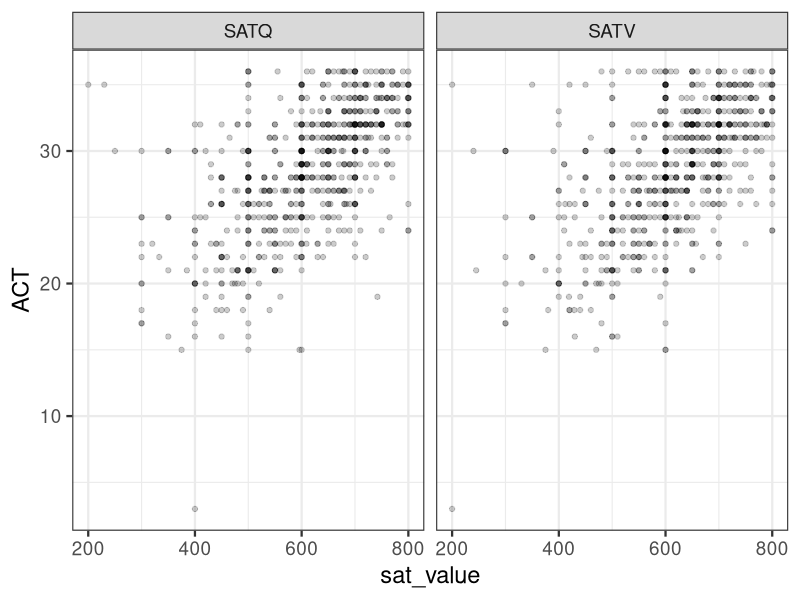
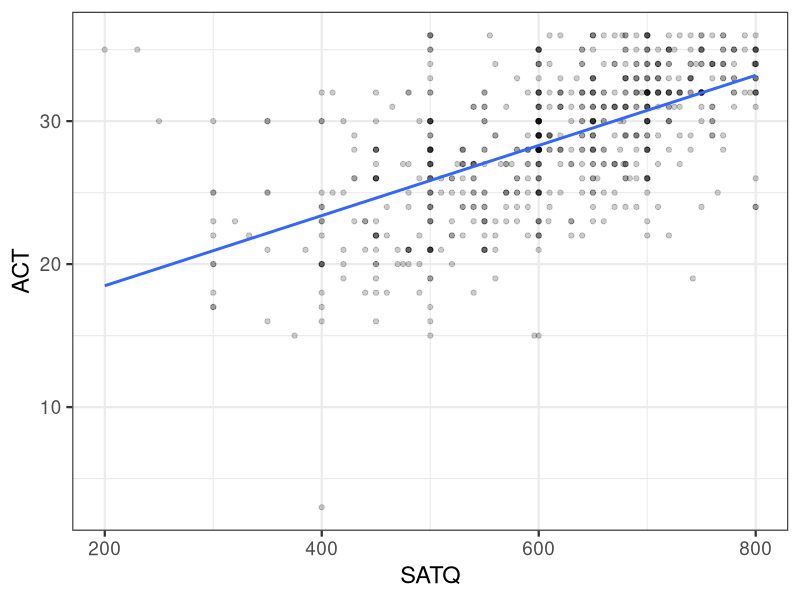
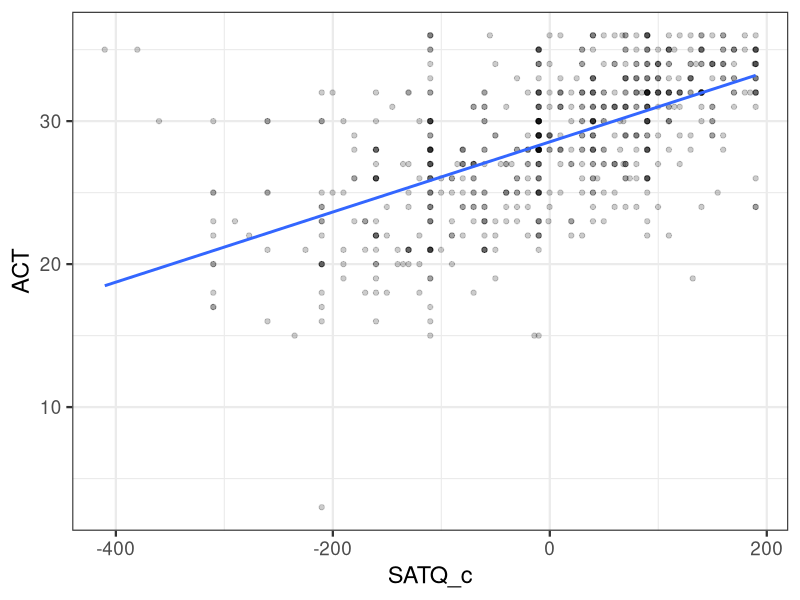
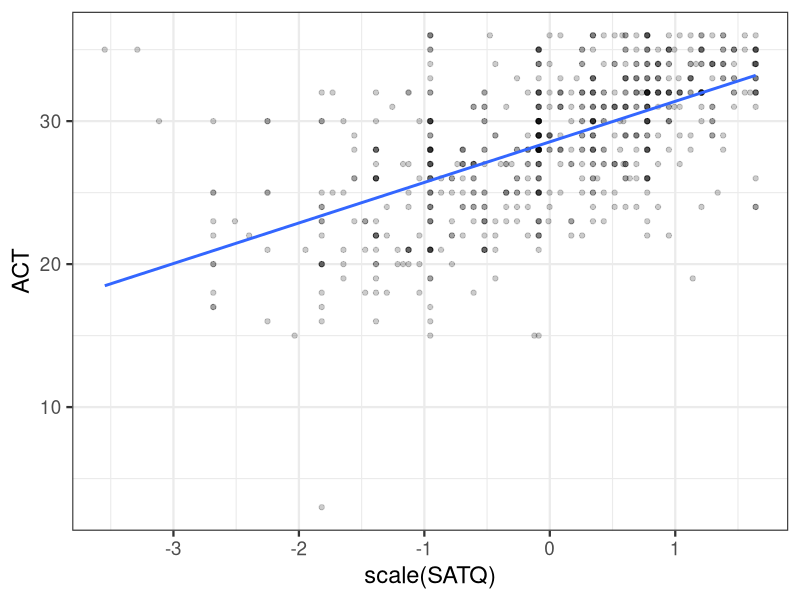
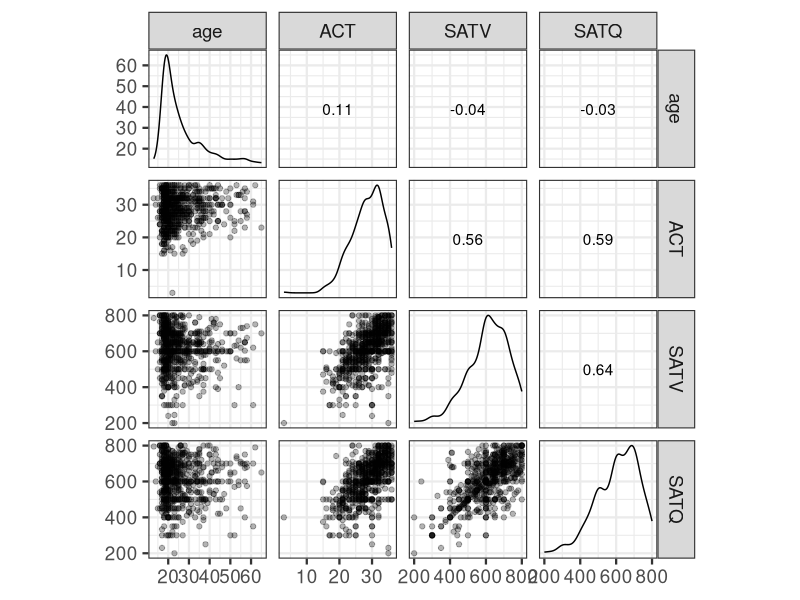
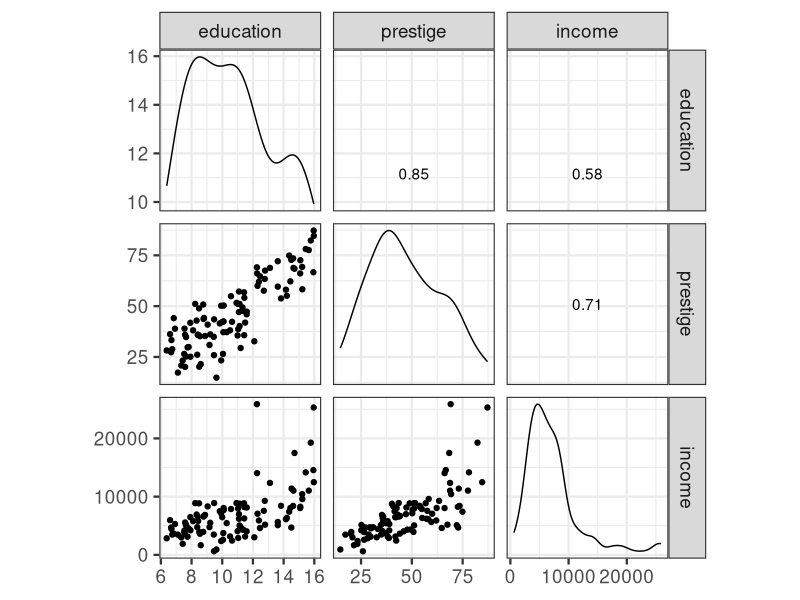
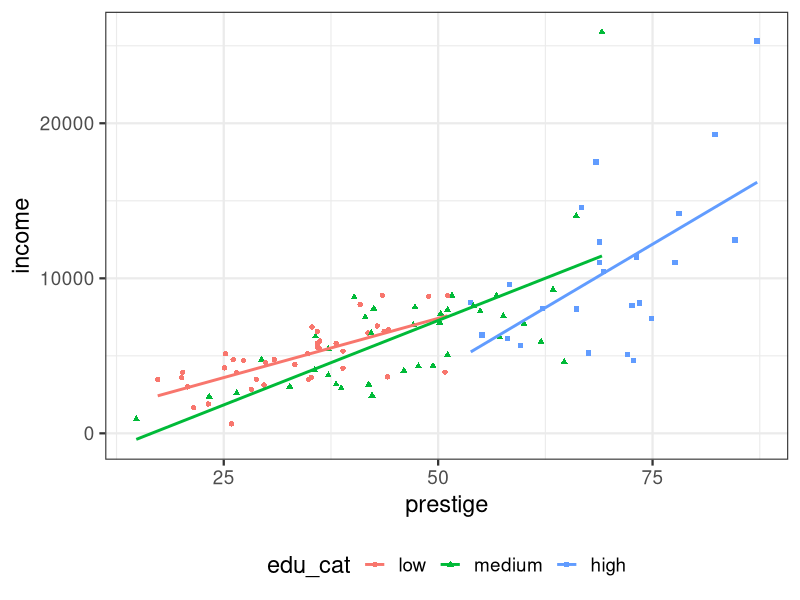
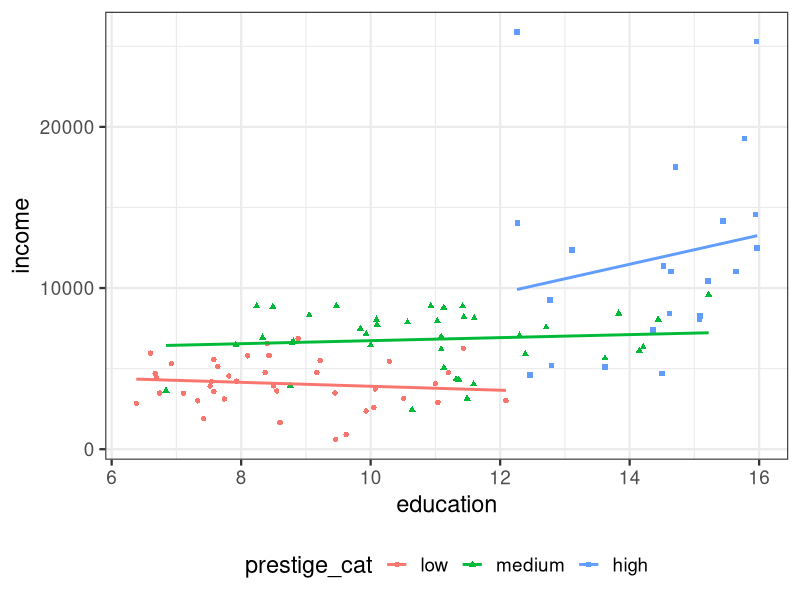

These figures' R source, in order: (Note: this script raises an error after producing the figures.)
## ---- chunk 1
options(htmltools.dir.version = FALSE)
# see: https://github.com/yihui/xaringan
# install.packages("xaringan")
# see: 
# https://github.com/yihui/xaringan/wiki
# https://github.com/gnab/remark/wiki/Markdown
options(width=110)
options(digits = 4)
## ---- chunk 2
require(psych)
data(sat.act)
sat.act$gender <- factor(sat.act$gender, 1:2, labels = c("male", "female"))
sat.act$education <- factor(sat.act$education)
summary(sat.act) # alternatively: psych::describe(sat.act)
sat.act <- na.omit(sat.act)
## ---- chunk 3
library("tidyverse")
theme_set(theme_bw(base_size = 17))
sat2 <- sat.act %>% 
  gather(key = "sat_type", value = "sat_value", SATV, SATQ)
ggplot(sat2, aes(x = sat_value, y = ACT)) +
  geom_point(alpha = 0.2) +
  facet_wrap(~ sat_type)
## ---- chunk 4
m1 <- lm(ACT ~ SATQ, sat.act)
summary(m1)
## ---- chunk 5
coef(m1)
## ---- chunk 6
ggplot(sat.act, 
       aes(x = SATQ, y = ACT)) +
  geom_point(alpha = 0.2) +
  geom_smooth(method = "lm", 
              se = FALSE)
## ---- chunk 7
sat.act$SATQ_c <- sat.act$SATQ - mean(sat.act$SATQ)
sat.act$SATV_c <- sat.act$SATV - mean(sat.act$SATV)
m2 <- lm(ACT ~ SATQ_c, sat.act)
summary(m2)
## ---- chunk 8
coef(m2)
## ---- chunk 9
ggplot(sat.act, 
       aes(x = SATQ_c, y = ACT)) +
  geom_point(alpha = 0.2) +
  geom_smooth(method = "lm", 
              se = FALSE)
## ---- chunk 10
m2b <- lm(ACT ~ scale(SATQ), sat.act)
summary(m2b)
## ---- chunk 11
coef(m2b)
## ---- chunk 12
ggplot(sat.act, 
       aes(x = scale(SATQ), 
           y = ACT)) +
  geom_point(alpha = 0.2) +
  geom_smooth(method = "lm", 
              se = FALSE)
## ---- chunk 13
GGally::ggscatmat(sat.act[, 3:6], alpha = 0.3)
## ---- chunk 14
m3 <- lm(ACT ~ SATQ_c + SATV_c, sat.act)
summary(m3)
## ---- chunk 15
## Full Model
summary(m3)$coefficients %>% zapsmall(6)
## ---- chunk 16
## SATQ
m3_q <- lm(SATQ_c ~ SATV_c, sat.act)
sat.act$resid_q <- residuals(m3_q)
summary(lm(ACT ~ 0 + resid_q, sat.act))$coefficients 
## ---- chunk 17
## SATV
m3_v <- lm(SATV_c ~ SATQ_c, sat.act)
sat.act$resid_v <- residuals(m3_v)
summary(lm(ACT ~ 0 + resid_v, sat.act))$coefficients 
## ---- chunk 18
data("Prestige", package = "carData")
glimpse(Prestige, width = 50)
## ---- chunk 19
GGally::ggscatmat(Prestige, 
                  columns = c(1, 4, 2))
## ---- chunk 20
mp_1 <- lm(income ~ education + prestige, Prestige)
summary(mp_1)
## ---- chunk 21
mp_1b <- lm(income ~ scale(education) + scale(prestige), Prestige)
summary(mp_1b)
## ---- chunk 22
mp_3 <- lm(income ~ scale(education)*scale(prestige), Prestige)
summary(mp_3)
## ---- chunk 23
library("emmeans")
get_z_positions <- function(x, at = c(-1, 0, 1), round = 2) {
  return(round(mean(x) + at*sd(x), round))
}
pres_t <- emtrends(mp_3, specs = "education", var = "prestige", 
                   at = list(education = get_z_positions(Prestige$education))) %>% summary
## ---- chunk 24
pres_t
pres_t$prestige.trend * sd(Prestige$prestige)
## ---- chunk 25
summary(mp_3)$coefficients %>% zapsmall
## ---- chunk 26
edu_t <- emtrends(mp_3, specs = "prestige", var = "education", 
                  at = list(prestige = get_z_positions(Prestige$prestige)))  %>% summary

edu_t
## ---- chunk 27
edu_t$education.trend * 
  sd(Prestige$education)
## ---- chunk 28
summary(mp_3)$coefficients %>% zapsmall
## ---- chunk 29
Prestige <- Prestige %>% 
  mutate(edu_cat = cut(education, 3, labels = c("low", "medium", "high")),
         prestige_cat = cut(prestige, 3, labels = c("low", "medium", "high"))
         )
## ---- chunk 30
ggplot(Prestige, aes(x = prestige, y = income, 
                     color = edu_cat, shape = edu_cat)) +
  geom_point() +
  geom_smooth(method = "lm", se = FALSE) +
  theme(legend.position = "bottom")
## ---- chunk 31
ggplot(Prestige, aes(x = education, y = income, 
                     color = prestige_cat, shape = prestige_cat)) +
  geom_point() +
  geom_smooth(method = "lm", se = FALSE) +
  theme(legend.position = "bottom")
## ---- chunk 32
coef(lm(ACT ~ SATQ_c + SATV_c, sat.act))   # a
coef(lm(ACT ~ SATQ_c : SATV_c, sat.act))   # b
coef(lm(ACT ~ 0 + SATQ_c:SATV_c, sat.act)) # c
## ---- chunk 33
coef(lm(ACT ~ SATQ_c*SATV_c, sat.act))     # d
coef(lm(ACT ~ 0+SATQ_c*SATV_c, sat.act))   # e
## ---- chunk 34
str(sat.act) ## alternatively tibble::glimpse(sat.act)
## ---- chunk 35
m3 <- lm(ACT ~ gender, sat.act)
summary(m3)
## ---- chunk 36
op <- options(width = 40)
require(dplyr)
## ---- chunk 37
mean(sat.act$ACT)
sat.act %>% group_by(gender) %>%
  summarise(m = mean(ACT))
## ---- chunk 38
sat.act %>% group_by(gender) %>%
  summarise(m = mean(ACT)) %>%
  {.$m[2] - .$m[1]}
## ---- chunk 39
options(op)
## ---- chunk 40
model.matrix(ACT ~ gender, sat.act[1:5,])
## ---- chunk 41
model.matrix(ACT ~ gender, sat.act[1:5,])
## ---- chunk 42
afex::set_sum_contrasts()
## ---- chunk 43
model.matrix(ACT ~ gender, sat.act[1:5,])
## ---- chunk 44
m4 <- lm(ACT ~ gender, sat.act)
summary(m4)
## ---- chunk 45
op <- options(width = 40)
## ---- chunk 46
mean(sat.act$ACT)
sat.act %>% group_by(gender) %>%
  summarise(m = mean(ACT))
sat.act %>% group_by(gender) %>%
  summarise(m = mean(ACT)) %>% 
  summarise(mean(m))

## ---- chunk 47
options(op)
## ---- chunk 48
afex::set_default_contrasts() # or set_treatment_contrasts()
## ---- chunk 49
op <- options(width = 70)
## ---- chunk 50
m5 <- lm(ACT ~ gender*education, sat.act)
coef(m5)
## ---- chunk 51
sat.act %>% 
  group_by(gender,education) %>%
  summarise(mean(ACT))
## ---- chunk 52
options(op)
## ---- chunk 53
afex::set_sum_contrasts() # or set_effects_contrasts() or set_deviation_contrasts()
## ---- chunk 54
op <- options(width = 70)
## ---- chunk 55
m6 <- lm(ACT ~ gender*education, sat.act)
coef(m6)
## ---- chunk 56
sat.act %>% 
  group_by(gender,education) %>%
  summarise(m = mean(ACT)) %>% 
  ungroup() %>% 
  summarise(mean(m))
## ---- chunk 57
options(op)
## ---- chunk 58
levels(sat.act$gender)
levels(sat.act$education)
## ---- chunk 59
coef(lm(ACT ~ gender, sat.act))                  # a: 2
coef(lm(ACT ~ 0+gender, sat.act))                # b: 2
coef(lm(ACT ~ gender+education, sat.act))        # c: 7
coef(lm(ACT ~ 0+gender+education, sat.act))      # d: 7
## ---- chunk 60
coef(lm(ACT ~ gender:education, sat.act))        # e: 13
coef(lm(ACT ~ 0+gender:education, sat.act))      # f: 12
## ---- chunk 61
op <- options(width = 70)
## ---- chunk 62
afex::set_sum_contrasts()
m6 <- lm(ACT ~ gender*education, sat.act)
summary(m6)
## ---- chunk 63
sat.act %>% 
  group_by(gender, education) %>%
  summarise(m = mean(ACT)) %>% 
  ungroup() %>% 
  summarise(mean(m))
## ---- chunk 64
options(op)
## ---- chunk 65
require(car) # Companion to Applied Regression (Fox & Weisberg, 2011)
Anova(m6, type = 3)
## ---- chunk 66
library("emmeans")    
(emms <- emmeans(m6, ~education))
## ---- chunk 67
pairs(emms, adjust='holm')
## ---- chunk 68
library("emmeans")  
(emms <- emmeans(m6, "education")) 
## ---- chunk 69
cs <- list(
  "12-45" = c(0, -0.5, -0.5, 0, 0.5, 0.5),
  "0-3" = c(-1, 0, 0, 1, 0, 0),
  "all-last" = c(-rep(0.2, 5), 1)
)
contrast(emms, cs, adjust = "holm")
## ---- chunk 70
library("afex")
sat.act$id <- factor(1:nrow(sat.act))
(a1 <- aov_car(ACT ~ gender+Error(id), sat.act))
## ---- chunk 71
(a2 <- aov_car(ACT ~ gender*education+Error(id), 
               sat.act))
## ---- chunk 72
(a2 <- aov_car(ACT ~ gender*education+Error(id), 
               sat.act))
## ---- chunk 73
afex_plot(a2, "education", "gender",
          data_geom = geom_violin, 
          data_arg = list(width = 0.4)) +
  theme(legend.position = "bottom")

## ---- chunk 74
emmeans(a2, "gender")
## ---- chunk 75
emmeans(a2, c("education")) %>% pairs
## ---- chunk 76
data("Machines", package = "MEMSS")
str(Machines)
## ---- chunk 77
library("tidyverse")
## ---- chunk 78
library("tidyverse")
Machines %>% group_by(Machine) %>% 
  summarise(m = mean(score), se = sd(score)/sqrt(n()))
## ---- chunk 79
ggplot(Machines, aes(x = Machine, y = score)) +
  geom_point() + 
  facet_wrap(~ Worker) + 
  theme_light()
## ---- chunk 80
mach_agg <- Machines %>% 
  group_by(Worker, Machine) %>% 
  summarise(score = mean(score))
## ---- chunk 81
ggplot(mach_agg, aes(x = Machine, y = score)) + geom_point()
## ---- chunk 82
afex::set_sum_contrasts()
mmach <- lm(score ~ Machine, mach_agg)
car::Anova(mmach, type = 3)
## ---- chunk 83
library("emmeans")
pairs(emmeans(mmach, "Machine"), 
      adjust = "holm")
## ---- chunk 84
dm1 <- Machines %>% 
  filter(Worker == "1")
## ---- chunk 85
m1 <- lm(score ~ Machine, dm1)
car::Anova(m1, type = 3)
## ---- chunk 86
a1 <- aov_car(score ~ Error(Worker/Machine), Machines)
a1
## ---- chunk 87
pairs(emmeans(a1, "Machine"), 
      adjust = "holm")
## ---- chunk 88
pairs(emmeans(mmach, "Machine"), 
      adjust = "holm")  ## no pooling results
